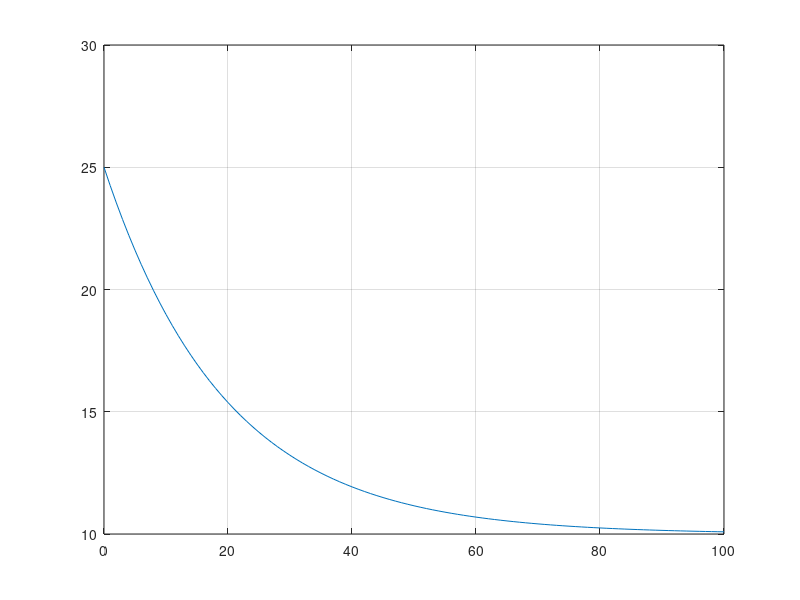

Reproduce this figure in MATLAB.
K = 0.05;                                                     
F = 10;                                                       
time = 0:100;             % initialize vector time                   
T = zeros(1,101);         % pre-allocate vector T                    
T(1) = 25;                % initial temperature of OJ              
                                                            
for i = 1:100                      % time in minutes                
T(i+1) = T(i) - K * (T(i) - F);  % construct T              
end;                                                              
                                                            
disp([ time(1:5:101)' T(1:5:101)' ]);  % display results      
plot(time, T), grid                    % every 5 mins  
